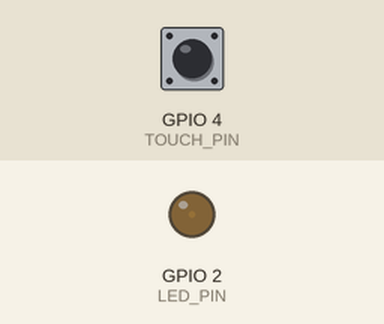
Simulated run of this sketch. Board: ESP32. Shown: output pins drawn as LEDs (lit = HIGH). The test bench sets the inputs (shaded band); at power-on: GPIO 4 (TOUCH_PIN) HIGH.

Above: at 0.05 s.
At 1.15 s:
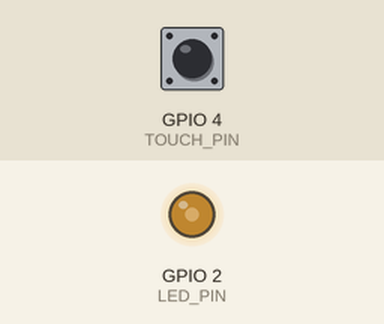
At 2.3 s:
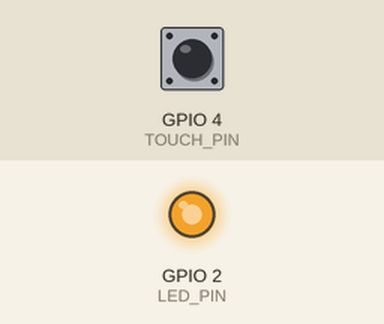
At 4.6 s:
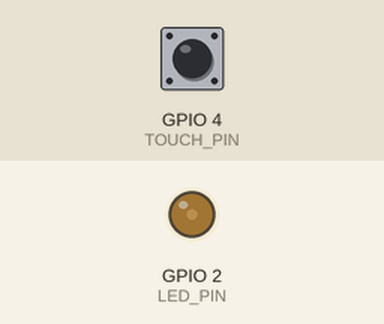
Timing chart, 0 to 6.7 s (numbered marks = the images above):
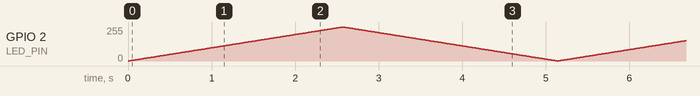

The sketch:

ex05.ino
```cpp
// ex05 三档触摸调速呼吸灯
#define TOUCH_PIN T0
#define LED_PIN 2

bool lastTouch = false;
unsigned long lastDebounceTime = 0;
const unsigned long debounceDelay = 50;

int speedLevel = 1; // 1/2/3三档速度
int brightness = 0;
int fadeStep = 1;

void setup() {
  pinMode(LED_PIN, OUTPUT);
  Serial.begin(115200);
}

void loop() {
  // 触摸防抖+档位切换逻辑
  unsigned long currentTime = millis();
  int touchVal = touchRead(TOUCH_PIN);
  bool curTouch = (touchVal < 400);

  if (currentTime - lastDebounceTime > debounceDelay) {
    if (curTouch && !lastTouch) {
      speedLevel++;
      if (speedLevel > 3) speedLevel = 1; // 循环1-3
      lastDebounceTime = currentTime;
    }
  }
  lastTouch = curTouch;

  // PWM呼吸逻辑
  analogWrite(LED_PIN, brightness);
  brightness += fadeStep;

  // 亮度边界反转
  if (brightness <= 0 || brightness >= 255) {
    fadeStep = -fadeStep;
  }

  // 根据档位控制呼吸速度
  int delayTime;
  switch(speedLevel){
    case 1: delayTime = 10; break; // 慢
    case 2: delayTime = 5; break; // 中
    case 3: delayTime = 2; break;  // 快
  }
  delay(delayTime);
}
```
